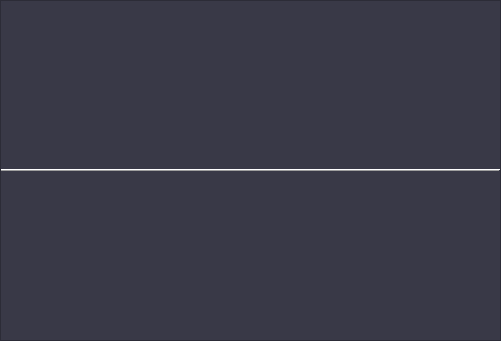
<?xml version="1.0" encoding="UTF-8"?>
<ui version="4.0">
 <class>NEAudioDeviceListWidget</class>
 <widget class="QWidget" name="NEAudioDeviceListWidget">
  <property name="geometry">
   <rect>
    <x>0</x>
    <y>0</y>
    <width>501</width>
    <height>341</height>
   </rect>
  </property>
  <property name="windowTitle">
   <string>Form</string>
  </property>
  <layout class="QVBoxLayout" name="verticalLayout">
   <property name="spacing">
    <number>0</number>
   </property>
   <property name="leftMargin">
    <number>0</number>
   </property>
   <property name="topMargin">
    <number>0</number>
   </property>
   <property name="rightMargin">
    <number>0</number>
   </property>
   <property name="bottomMargin">
    <number>0</number>
   </property>
   <item>
    <widget class="QFrame" name="frame">
     <property name="styleSheet">
      <string notr="true">QFrame#frame{
background-color: #393947;
}</string>
     </property>
     <property name="frameShape">
      <enum>QFrame::StyledPanel</enum>
     </property>
     <property name="frameShadow">
      <enum>QFrame::Raised</enum>
     </property>
     <property name="lineWidth">
      <number>1</number>
     </property>
     <layout class="QVBoxLayout" name="verticalLayout_2">
      <property name="spacing">
       <number>6</number>
      </property>
      <property name="leftMargin">
       <number>0</number>
      </property>
      <property name="topMargin">
       <number>0</number>
      </property>
      <property name="rightMargin">
       <number>0</number>
      </property>
      <property name="bottomMargin">
       <number>0</number>
      </property>
      <item>
       <widget class="NEDeviceListWidget" name="speakerWidget" native="true"/>
      </item>
      <item>
       <widget class="Line" name="line">
        <property name="frameShadow">
         <enum>QFrame::Raised</enum>
        </property>
        <property name="orientation">
         <enum>Qt::Horizontal</enum>
        </property>
       </widget>
      </item>
      <item>
       <widget class="NEDeviceListWidget" name="micphoneWidget" native="true"/>
      </item>
     </layout>
    </widget>
   </item>
  </layout>
 </widget>
 <customwidgets>
  <customwidget>
   <class>NEDeviceListWidget</class>
   <extends>QWidget</extends>
   <header location="global">view/NEDeviceListWidget.h</header>
   <container>1</container>
  </customwidget>
 </customwidgets>
 <resources/>
 <connections/>
</ui>
